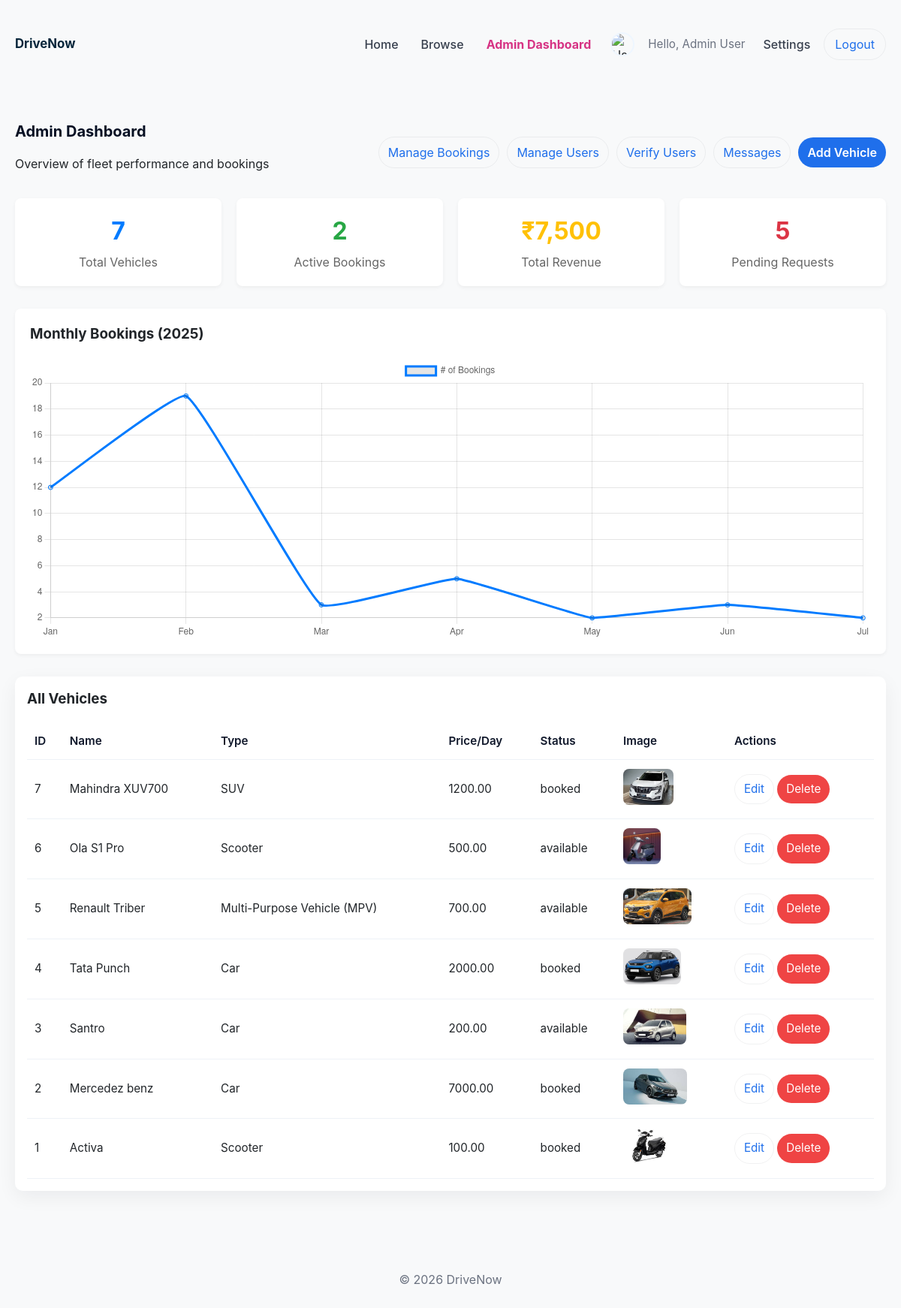
Page /admin/dashboard.php (signed in) on the committed database.
### tables this page shows
CREATE TABLE `vehicles` (
  `id` int(11) NOT NULL,
  `name` varchar(150) NOT NULL,
  `type` varchar(100) NOT NULL,
  `price_per_day` decimal(10,2) NOT NULL,
  `status` varchar(50) DEFAULT 'available',
  `image` varchar(255) DEFAULT NULL,
  `created_at` timestamp NOT NULL DEFAULT current_timestamp(),
  `location` varchar(150) DEFAULT 'Main Branch',
  `transmission` enum('Auto','Manual') DEFAULT 'Auto',
  `fuel_type` enum('Petrol','Diesel','Electric','Hybrid') DEFAULT 'Petrol',
  `lat` decimal(10,8) DEFAULT NULL,
  `lng` decimal(11,8) DEFAULT NULL
);

### admin/dashboard.php (the view, shortened to what this page needs)
<?php
require_once __DIR__ . '/../config/db.php';
$page_css   = '../assets/css/admin.css';
$page_class = 'admin-area';
require_once __DIR__ . '/../includes/header.php';
$sql = "SELECT * FROM vehicles ORDER BY created_at DESC";
$res = mysqli_query($conn, $sql);
?>
<main class="admin-container">
  <div class="admin-header">
    <div>
      <h2>Admin Dashboard</h2>
      <p class="small">Overview of fleet performance and bookings</p>
    </div>
    <div class="admin-actions">
      <a class="btn btn-outline" href="bookings.php">Manage Bookings</a>
      <a class="btn btn-outline" href="users.php">Manage Users</a>
      <a class="btn btn-outline" href="verify_users.php">Verify Users</a>
      <a class="btn btn-outline" href="chat.php">Messages</a>
      <a class="btn btn-primary" href="add_vehicle.php">Add Vehicle</a>
    </div>
  </div>
  <?php
    $count_vehicles = mysqli_fetch_row(mysqli_query($conn, "SELECT COUNT(*) FROM vehicles"))[0];
    $count_bookings = mysqli_fetch_row(mysqli_query($conn, "SELECT COUNT(*) FROM bookings WHERE status IN ('confirmed','active')"))[0];
    $row_rev = mysqli_fetch_assoc(mysqli_query($conn, "SELECT SUM(total_price) as total FROM bookings WHERE status IN ('confirmed','completed')"));
    $revenue = $row_rev['total'] ?? 0;
    $count_pending = mysqli_fetch_row(mysqli_query($conn, "SELECT COUNT(*) FROM bookings WHERE status='pending'"))[0];
  ?>
  <div class="kpi-grid" style="display:grid;grid-template-columns:repeat(4,1fr);gap:20px;margin-bottom:30px;">
    <div class="card kpi-card" style="background:#fff;padding:20px;border-radius:8px;text-align:center;box-shadow:0 2px 5px rgba(0,0,0,0.05);">
        <h3 style="font-size:2em;margin:0 0 5px;color:#007bff;"><?= $count_vehicles ?></h3>
        <p style="color:#666;margin:0;">Total Vehicles</p>
    </div>
    <div class="card kpi-card" style="background:#fff;padding:20px;border-radius:8px;text-align:center;box-shadow:0 2px 5px rgba(0,0,0,0.05);">
         <h3 style="font-size:2em;margin:0 0 5px;color:#28a745;"><?= $count_bookings ?></h3>
        <p style="color:#666;margin:0;">Active Bookings</p>
    </div>
    <div class="card kpi-card" style="background:#fff;padding:20px;border-radius:8px;text-align:center;box-shadow:0 2px 5px rgba(0,0,0,0.05);">
         <h3 style="font-size:2em;margin:0 0 5px;color:#ffc107;" title="Confirmed & Completed">₹<?= number_format($revenue) ?></h3>
        <p style="color:#666;margin:0;">Total Revenue</p>
    </div>
    <div class="card kpi-card" style="background:#fff;padding:20px;border-radius:8px;text-align:center;box-shadow:0 2px 5px rgba(0,0,0,0.05);">
         <h3 style="font-size:2em;margin:0 0 5px;color:#dc3545;"><?= $count_pending ?></h3>
        <p style="color:#666;margin:0;">Pending Requests</p>
    </div>
  </div>
  <div class="chart-section" style="background:#fff;padding:20px;border-radius:8px;margin-bottom:30px;box-shadow:0 2px 5px rgba(0,0,0,0.05);">
      <h3 style="margin-top:0;">Monthly Bookings (2025)</h3>
      <canvas id="bookingChart" height="100"></canvas>
  </div>
  <script>
      const ctx = document.getElementById('bookingChart');
      new Chart(ctx, {
        type: 'line',
        data: {
            labels: ['Jan', 'Feb', 'Mar', 'Apr', 'May', 'Jun', 'Jul'],
            datasets: [{
                label: '# of Bookings',
                data: [12, 19, 3, 5, 2, 3, <?= $count_bookings ?>], // Mock data + live
                borderColor: '#007bff',
                tension: 0.1
            }]
        }
      });
  </script>
  <div class="admin-card">
    <h3 style="margin-top:0">All Vehicles</h3>
    <table class="admin-table">
      <thead>
        <tr>
          <th>ID</th><th>Name</th><th>Type</th>
          <th>Price/Day</th><th>Status</th>
          <th>Image</th><th>Actions</th>
        </tr>
      </thead>
      <tbody>
        <?php while ($row = mysqli_fetch_assoc($res)): ?>
          <tr>
            <td><?= $row['id']; ?></td>
            <td><?= htmlspecialchars($row['name']); ?></td>
            <td><?= htmlspecialchars($row['type']); ?></td>
            <td><?= $row['price_per_day']; ?></td>
            <td><?= htmlspecialchars($row['status']); ?></td>
            <td>
              <?php if ($row['image']): ?>
                <img class="admin-thumb" src="../uploads/vehicles/<?= htmlspecialchars($row['image']); ?>">
              <?php endif; ?>
            </td>
            <td>
              <a class="btn btn-outline" href="edit_vehicle.php?id=<?= $row['id']; ?>">Edit</a>
              <a class="btn btn-danger"
                 href="delete_vehicle.php?id=<?= $row['id']; ?>"
                 onclick="return confirm('Delete vehicle?')">Delete</a>
            </td>
          </tr>
        <?php endwhile; ?>
      </tbody>
    </table>
  </div>
</main>
<?php require_once __DIR__ . '/../includes/footer.php'; ?>

### includes/header.php (shortened to what this page needs)
<?php
if (!defined('DRIVENOW_HEADER_INCLUDED')) {
    if (!isset($default_common_css)) {
        $default_common_css = '../assets/css/common.css';
    }
    if (!isset($base_url)) {
        $base_url = '/drivenow';
    }
    ?>
    <!doctype html>
    <html>
    <head>
      <link rel="stylesheet" href="<?php echo htmlspecialchars($default_common_css); ?>">
      <?php if (!empty($page_css)): ?>
        <link rel="stylesheet" href="<?php echo htmlspecialchars($page_css); ?>">
      <?php endif; ?>
    </head>
    <body<?php echo !empty($page_class) ? ' class="'.htmlspecialchars($page_class).'"' : ''; ?>>
      <header class="site-header">
        <div class="container header-inner">
          <div class="brand">
            <a class="brand-link" href="<?php echo htmlspecialchars($base_url); ?>">
              <span class="brand-title">DriveNow</span>
            </a>
          </div>
          <nav class="site-nav" aria-label="Main navigation">
            <ul class="nav-list">
              <li><a class="nav-link" href="<?php echo htmlspecialchars($base_url); ?>">Home</a></li>
              <li><a class="nav-link" href="<?php echo htmlspecialchars($base_url); ?>/search.php">Browse</a></li>
              <?php if (isset($_SESSION['user_type']) && $_SESSION['user_type'] === 'admin'): ?>
                <li><a class="nav-link" href="<?php echo htmlspecialchars($base_url); ?>/admin/dashboard.php" style="color:#d63384;font-weight:bold;">Admin Dashboard</a></li>
              <?php endif; ?>
            </ul>
            <div class="auth-buttons">
              <?php if (!empty($_SESSION['user_name'])): ?>
                <?php
                $avatar = $_SESSION['profile_picture'] ?? 'default_avatar.png';
                $avatar_url = (strpos($avatar, '/') !== false) ? $avatar : ($base_url . '/uploads/avatars/' . $avatar);
                if ($avatar == 'default_avatar.png') $avatar_url = $base_url . '/assets/img/default_avatar.png';
                ?>
                <img src="<?= htmlspecialchars($avatar_url) ?>" class="user-avatar" alt="User" style="width:32px;height:32px;border-radius:50%;object-fit:cover;vertical-align:middle;border:2px solid #eef6ff;">
                <span class="welcome">Hello, <?php echo htmlspecialchars($_SESSION['user_name']); ?></span>
                <a class="nav-link" href="<?php echo htmlspecialchars($base_url); ?>/user/settings.php">Settings</a>
                <a class="btn-outline" href="<?php echo htmlspecialchars($base_url); ?>/auth/logout.php">Logout</a>
              <?php else: ?>
                <a class="btn-outline" href="<?php echo htmlspecialchars($base_url); ?>/auth/login.html">Login</a>
                <a class="btn-primary" href="<?php echo htmlspecialchars($base_url); ?>/auth/register.html">Register</a>
              <?php endif; ?>
            </div>
          </nav>
        </div>
      </header>
    <?php
}
?>

### includes/footer.php
  <footer class="site-footer">
    <div class="container">
      <p>&copy; <?php echo date('Y'); ?> DriveNow</p>
    </div>
  </footer>
</body>
</html>

### assets/css/common.css (style rules this page uses)
:root { --bg: #f8f9fa; --card: #ffffff; --muted: #6c757d; --accent: #0d6efd; --accent-hover: #0b5ed7; --accent-contrast: #ffffff; --radius: 8px; --shadow: 0 4px 6px -1px rgba(0, 0, 0, 0.1), 0 2px 4px -1px rgba(0, 0, 0, 0.06); --max-width: 1200px; }
* { box-sizing: border-box }
body { font-family: 'Inter', system-ui, -apple-system, sans-serif; background: var(--bg); color: #212529; margin: 0; line-height: 1.5 }
.container { max-width: var(--max-width); margin: 0 auto; padding: 20px }
.site-header { background: transparent; padding: 18px 0 }
.header-inner { display: flex; align-items: center; justify-content: space-between; gap: 20px }
.brand-link { display: inline-flex; align-items: center; gap: 10px; text-decoration: none; color: inherit }
.brand-title { font-weight: 700; font-size: 1.05rem; color: #07263b }
.site-nav { display: flex; align-items: center; gap: 18px }
.nav-list { display: flex; gap: 14px; list-style: none; margin: 0; padding: 0 }
.nav-link { color: rgba(7, 18, 35, 0.8); text-decoration: none; font-weight: 500; padding: 6px 8px; border-radius: 8px }
.auth-buttons { display: flex; align-items: center; gap: 10px }
.welcome { color: var(--muted); font-size: 0.95rem; margin-right: 6px }
.user-avatar { width: 32px; height: 32px; border-radius: 50%; object-fit: cover; border: 2px solid #eef6ff; margin-right: 8px; vertical-align: middle; }
.btn-primary { background: var(--accent); color: var(--accent-contrast); border: none; padding: 8px 14px; border-radius: 999px; cursor: pointer; display: inline-block; font-weight: 600 }
.btn-outline { background: transparent; border: 1px solid rgba(15, 23, 42, 0.08); padding: 8px 14px; border-radius: 999px; color: var(--accent); text-decoration: none; display: inline-flex; align-items: center }
.site-footer { padding: 28px 0; text-align: center; color: var(--muted) }

### assets/css/admin.css (style rules this page uses)
:root { --admin-bg:#f7faf7; --card:#ffffff; --muted:#6b7280; --accent:#1f6feb; --danger:#ef4444; --radius:10px; --shadow: 0 8px 26px rgba(15,23,42,0.06); }
.admin-area .admin-container { max-width:1200px; margin:22px auto; padding:20px; }
.admin-area .admin-header { display:flex; justify-content:space-between; align-items:center; gap:12px; margin-bottom:18px; }
.admin-area h2 { margin:0;font-size:1.25rem;color:#071023 }
.admin-area .admin-actions { display:flex;gap:10px;align-items:center }
.admin-card { background:var(--card);padding:16px;border-radius:var(--radius);box-shadow:var(--shadow) }
.btn { display:inline-flex;align-items:center;gap:8px;padding:8px 12px;border-radius:999px;border:none;cursor:pointer;text-decoration:none }
.btn-primary { background:var(--accent);color:#fff;font-weight:600 }
.btn-outline { background:transparent;border:1px solid rgba(15,23,42,0.06);color:var(--accent) }
.btn-danger { background:var(--danger);color:#fff }
.admin-table { width:100%;border-collapse:collapse;margin-top:12px }
.admin-table th, .admin-table td { padding:12px 10px;border-bottom:1px solid #eef2f7;text-align:left;font-size:0.95rem }
.admin-table th { font-weight:600;color:#0f172a;background:transparent }
.admin-thumb { height:48px;border-radius:8px;object-fit:cover }

### rows in the picture
vehicles: id "7", name "Mahindra XUV700", type "SUV", price_per_day "1200.00", status "booked", image (picture)
vehicles: id "6", name "Ola S1 Pro", type "Scooter", price_per_day "500.00", status "available", image (picture)
vehicles: id "5", name "Renault Triber", type "Multi-Purpose Vehicle (MPV)", price_per_day "700.00", status "available", image (picture)
vehicles: id "4", name "Tata Punch", type "Car", price_per_day "2000.00", status "booked", image (picture)
vehicles: id "3", name "Santro", type "Car", price_per_day "200.00", status "available", image (picture)
vehicles: id "2", name "Mercedez benz", type "Car", price_per_day "7000.00", status "booked", image (picture)
vehicles: id "1", name "Activa", type "Scooter", price_per_day "100.00", status "booked", image (picture)

### other values in the picture
$_SESSION['user_name'] "Admin User"
$count_vehicles "7"
$count_bookings "2"
$revenue "7,500"
$count_pending "5"
chart data {{ $count_bookings }} 2
